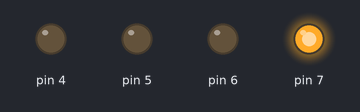
This sketch was run on a simulated Arduino Uno, built with avr-gcc and run on an emulated ATmega328P. Shown: output pins drawn as LEDs (lit = HIGH).

Above: at 0.5 s.
At 2.5 s:
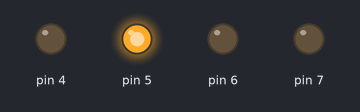
At 4.0 s:
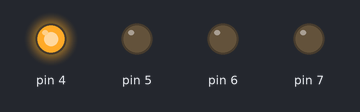
At 9.5 s:
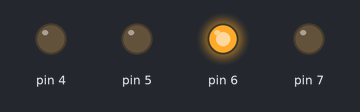
Timing chart, 0 to 10.4 s (numbered marks = the images above):
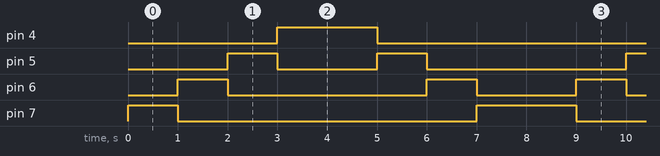

The sketch:

code.ino
```cpp
void setup() {
DDRD=B11110000;

}

void loop() {
PORTD=B10000000;
delay(1000);
PORTD=B01000000;
delay(1000);
PORTD=B00100000;
delay(1000);
PORTD=B00010000;
delay(1000);
PORTD=B00010000;
delay(1000);PORTD=B00100000;
delay(1000);PORTD=B01000000;
delay(1000);PORTD=B10000000;
delay(1000);


}
```

Measured:
- by itself, pin 4: alternates HIGH for 2.0 s and LOW for 6.0 s
- by itself, pin 5: repeats every 8.0 s: LOW 2.0 s, HIGH 1.0 s, LOW 4.0 s, HIGH 1.0 s
- by itself, pin 6: repeats every 8.0 s: LOW 4.0 s, HIGH 1.0 s, LOW 2.0 s, HIGH 1.0 s
- by itself, pin 7: repeats every 8.0 s: LOW 6.0 s, HIGH 2.0 s
